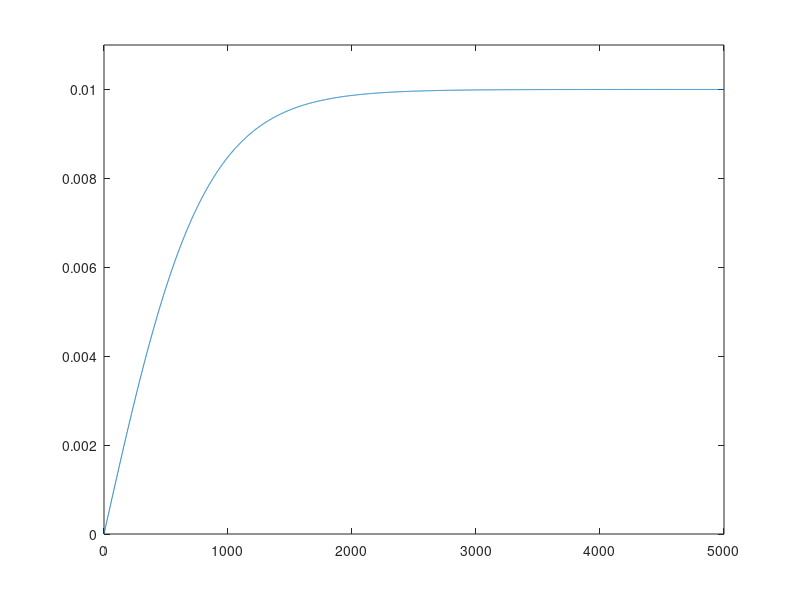

The MATLAB source for this figure:
clc
close all
t = 0:5000;
t0 = 0;
frequency = ((2./(1 + exp(-(t - t0)/400)) - 1)./100);

plot(t,frequency)
ylim([0 0.011])